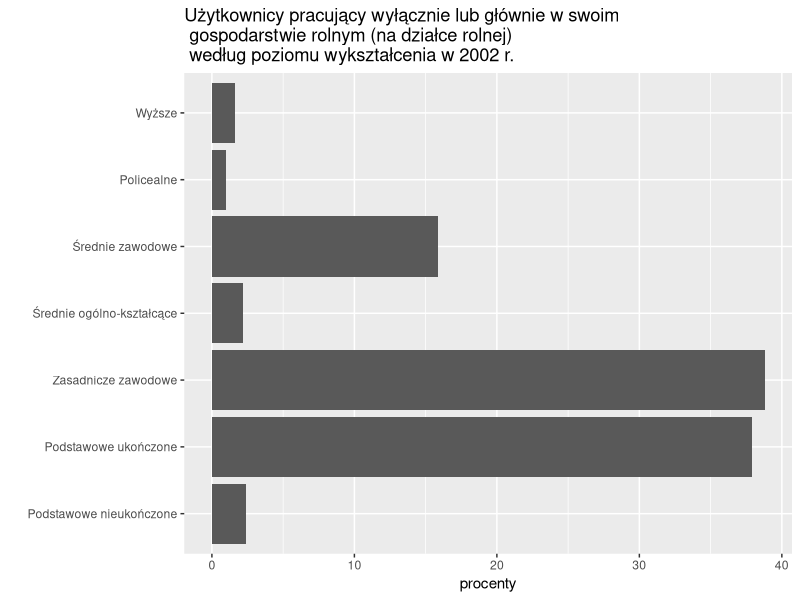

Generate this figure with R:
library(ggplot2)
dane<-data.frame(nazwa=factor(c("Podstawowe nieukończone","Podstawowe ukończone","Zasadnicze zawodowe","Średnie ogólno-kształcące",'Średnie zawodowe','Policealne','Wyższe'),levels = c("Podstawowe nieukończone","Podstawowe ukończone","Zasadnicze zawodowe","Średnie ogólno-kształcące",'Średnie zawodowe','Policealne','Wyższe')),
                 procenty=c(2.4,37.9,38.8,2.2,15.9,1.0,1.6))


ggplot(data=dane, aes(x=nazwa, y=procenty)) +
  geom_bar(stat="identity") + labs(title="Użytkownicy pracujący wyłącznie lub głównie w swoim\n gospodarstwie rolnym (na działce rolnej)\n według poziomu wykształcenia w 2002 r.",x=" ") + coord_flip() +theme(title = element_text(vjust = 0.5))
  
  
